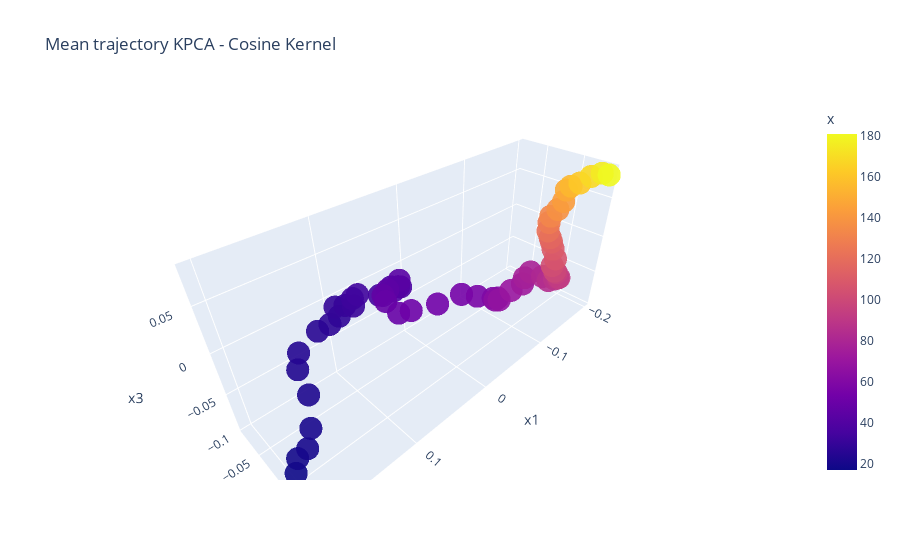

Notebook code cell kept with this figure:
### Code cell
# For this one, we need to make every trial the same length with interpolation

print("Mean length: ", meanLength)

interpolatedData = np.zeros((meanLength, 3, data["lap"].max() - startAt))
interpolatedPos = np.zeros((meanLength, (data["lap"].max() - startAt)))

for i in range(startAt, data["lap"].max()):

    centredID = i - startAt
    posData = data[data["lap"] == i]

    lapData = kpca_embedding[data["lap"] == i, :]

    durationTrial = len(lapData)
    timeVector = [(1/durationTrial) * i for i in range(0, durationTrial)]
    goalVector = [(1/meanLength) * i for i in range(0, meanLength)]
    positionVector = posData["x"]

    if durationTrial != meanLength:
        newDataMat = np.zeros((meanLength, 3))
        interpPos = np.interp(goalVector, timeVector, positionVector)
        for d in range(0, 3):
            neuralData = lapData[:, d]
            interpVector = np.interp(goalVector, timeVector, neuralData)
            newDataMat[:, d] = interpVector
    else:
        newDataMat = lapData

    interpolatedData[:, :, i - startAt] = newDataMat
    interpolatedPos[:, centredID] = interpPos

mean_Trajectory = np.mean(interpolatedData, axis = 2)
mean_Position = np.mean(interpolatedPos, axis = 1)

interpDF = pd.DataFrame(mean_Trajectory, columns=['x1', 'x2', 'x3'])
interpDF["x"] = mean_Position

fig = px.scatter_3d(interpDF, x = "x1", y = "x2", z = "x3", color = "x", opacity=0.9, title="Mean trajectory KPCA - Cosine Kernel")
fig.show()

### Figure 1 — Plotly figure (JSON) as saved in the notebook; plotly's stock layout.template omitted (floating-point values rounded to 4 significant figures)
{"data": [{"hovertemplate": "x1=%{x}<br>x2=%{y}<br>x3=%{z}<br>x=%{marker.color}<extra></extra>", "legendgroup": "", "marker": {"color": [17.16, 18.92, 20.17, 21.01, 22.11, 23.11, 24.53, 25.77, 27.05, 28.26, 29.29, 30.16, 31.13, 32.47, 33.46, 34.36, 35.93, 37.59, 39.32, 41.28, 42.94, 44.86, 46.33, 47.6, 49.4, 51.37, 53.23, 55.04, 56.74, 58.97, 61.71, 64.46, 67.5, 70.23, 73.07, 75.96, 78.22, 81.05, 84.32, 87.5, 89.98, 92.95, 96.01, 99.46, 103.0, 106.5, 109.9, 113.2, 116.9, 122.0, 127.1, 132.5, 137.7, 143.0, 148.7, 155.0, 161.7, 168.7, 175.5, 180.9], "coloraxis": "coloraxis", "opacity": 0.9, "symbol": "circle"}, "mode": "markers", "name": "", "scene": "scene", "showlegend": false, "type": "scatter3d", "x": [0.1987, 0.1893, 0.1782, 0.167, 0.1535, 0.1514, 0.1446, 0.1189, 0.1029, 0.09016, 0.09156, 0.08529, 0.08018, 0.07931, 0.07994, 0.06683, 0.05068, 0.04814, 0.0627, 0.05856, 0.05442, 0.06635, 0.07575, 0.0809, 0.07751, 0.06469, 0.03624, 0.00355, -0.007481, -0.01887, -0.02046, -0.01622, -0.02246, -0.04037, -0.0609, -0.07228, -0.08909, -0.1102, -0.1239, -0.1378, -0.1511, -0.152, -0.1564, -0.1614, -0.1662, -0.1708, -0.1707, -0.1682, -0.1645, -0.164, -0.167, -0.166, -0.1681, -0.169, -0.1731, -0.174, -0.1749, -0.1806, -0.1864, -0.1958], "y": [-0.003666, -0.01818, -0.01856, -0.02826, -0.04812, -0.0643, -0.06956, -0.07538, -0.07862, -0.08051, -0.0836, -0.07477, -0.06751, -0.06894, -0.058, -0.04069, -0.04307, -0.03144, -0.02371, -0.02139, -0.02501, -0.02777, -0.02282, -0.0125, 0.0002771, 0.002203, 0.006755, 0.006772, 0.01778, 0.02865, 0.03279, 0.03305, 0.03334, 0.03372, 0.03291, 0.02704, 0.02295, 0.02594, 0.02619, 0.02624, 0.02319, 0.024, 0.01704, 0.01186, 0.004602, 0.004975, -0.0003415, -0.002706, -0.003218, -0.007242, -0.00942, -0.007682, -0.0009669, 0.004084, 0.003012, 0.007355, 0.01689, 0.02592, 0.03488, 0.03877], "z": [-0.09299, -0.09633, -0.09324, -0.08337, -0.06449, -0.04444, -0.03093, -0.02325, -0.02574, -0.02367, -0.01295, -0.009576, -0.009166, -0.001011, 0.0096, 0.01091, 0.01141, 0.01597, 0.02244, 0.02631, 0.02969, 0.02349, 0.02442, 0.02583, 0.01804, 0.01495, 0.009554, 0.003971, 0.00162, -0.001017, 0.0005812, 0.0004437, -0.002467, 0.0001867, -0.002334, -0.002797, -0.005067, -0.01943, -0.03134, -0.03573, -0.04198, -0.04156, -0.03965, -0.04224, -0.03945, -0.03138, -0.01969, -0.009607, -0.00237, 0.005387, 0.01479, 0.02404, 0.03425, 0.04571, 0.0579, 0.06362, 0.06983, 0.07835, 0.08281, 0.0794]}], "layout": {"coloraxis": {"colorbar": {"title": {"text": "x"}}, "colorscale": [[0, "#0d0887"], [0.1111, "#46039f"], [0.2222, "#7201a8"], [0.3333, "#9c179e"], [0.4444, "#bd3786"], [0.5556, "#d8576b"], [0.6667, "#ed7953"], [0.7778, "#fb9f3a"], [0.8889, "#fdca26"], [1, "#f0f921"]]}, "legend": {"tracegroupgap": 0}, "scene": {"domain": {"x": [0, 1], "y": [0, 1]}, "xaxis": {"title": {"text": "x1"}}, "yaxis": {"title": {"text": "x2"}}, "zaxis": {"title": {"text": "x3"}}}, "title": {"text": "Mean trajectory KPCA - Cosine Kernel"}}}
